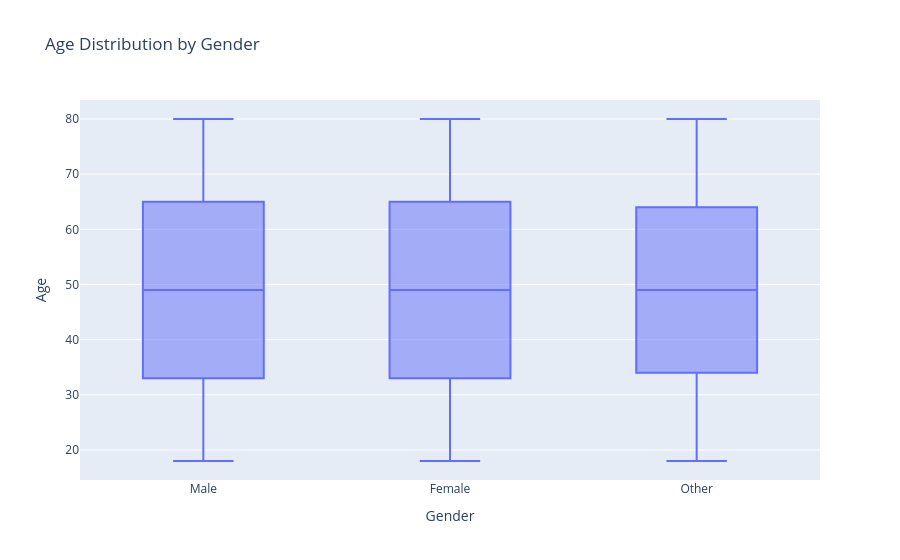

Source (notebook cell):
### Code cell
fig = px.box(df, x = 'Gender', y = 'Age', title = "Age Distribution by Gender")
fig.show()

### Figure 1 — Plotly figure (JSON) as saved in the notebook; plotly's stock layout.template omitted (floating-point values rounded to 4 significant figures; data arrays with more than 128 entries replaced by an {"elided": "..."} marker saying what was removed)
{"data": [{"alignmentgroup": "True", "hovertemplate": "Gender=%{x}<br>Age=%{y}<extra></extra>", "legendgroup": "", "marker": {"color": "#636efa"}, "name": "", "notched": false, "offsetgroup": "", "orientation": "v", "showlegend": false, "type": "box", "x": {"elided": "80000 str values"}, "x0": " ", "xaxis": "x", "y": {"elided": "80000 int values"}, "y0": " ", "yaxis": "y"}], "layout": {"boxmode": "group", "legend": {"tracegroupgap": 0}, "title": {"text": "Age Distribution by Gender"}, "xaxis": {"anchor": "y", "domain": [0, 1], "title": {"text": "Gender"}}, "yaxis": {"anchor": "x", "domain": [0, 1], "title": {"text": "Age"}}}}
